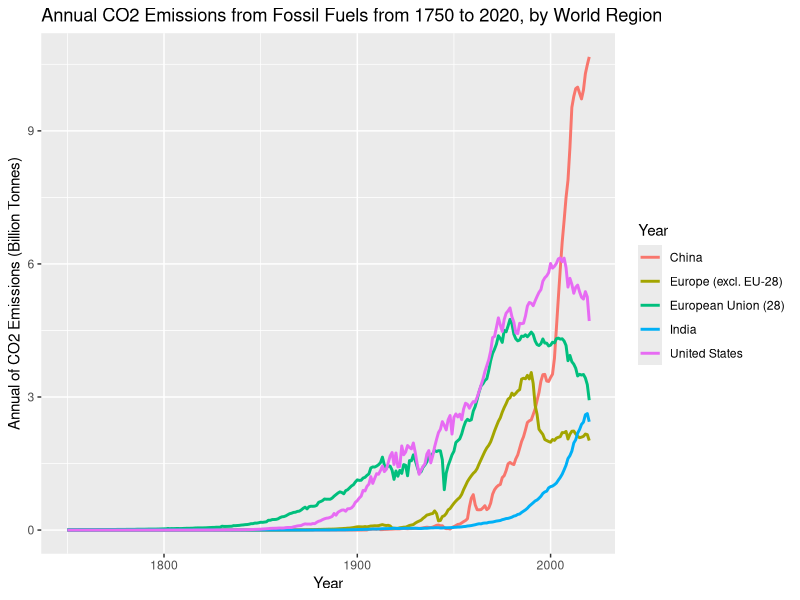
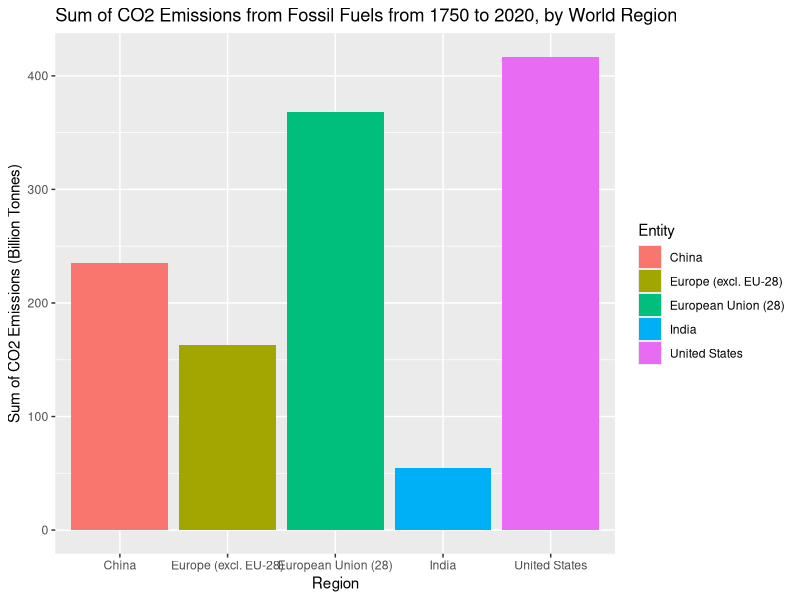
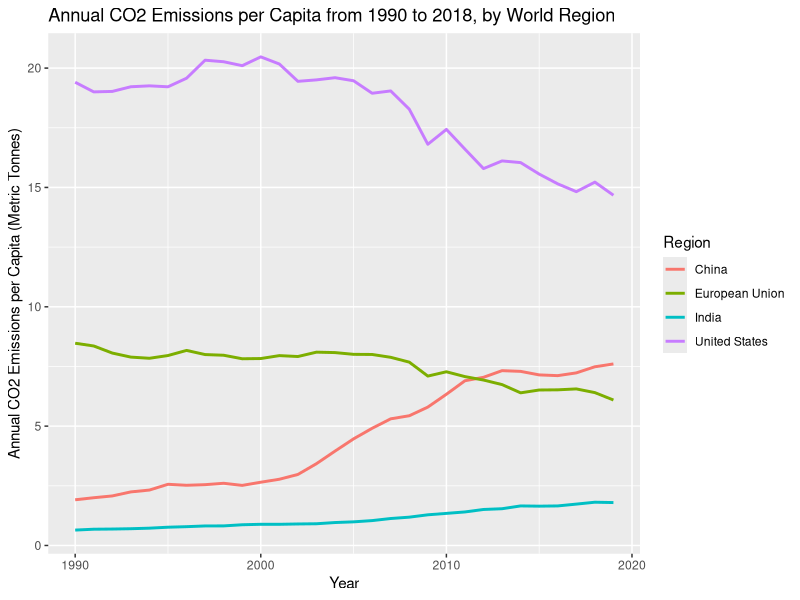
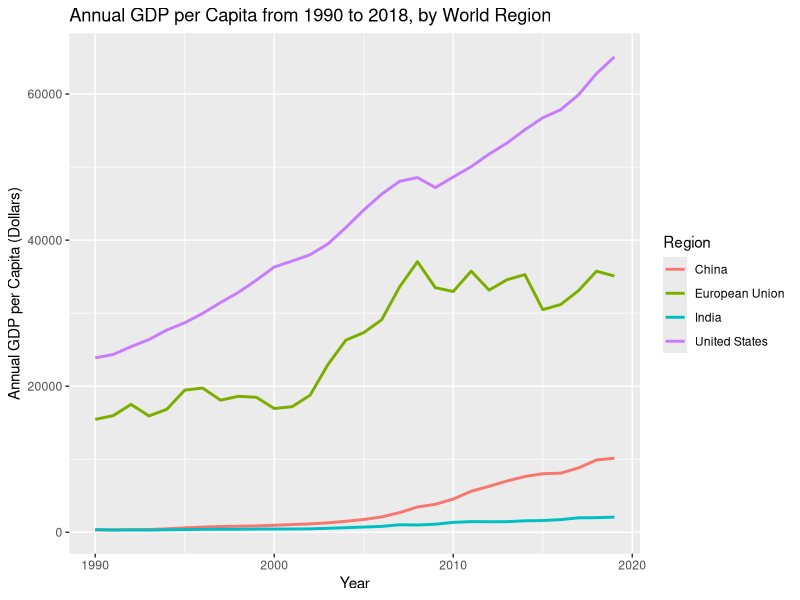
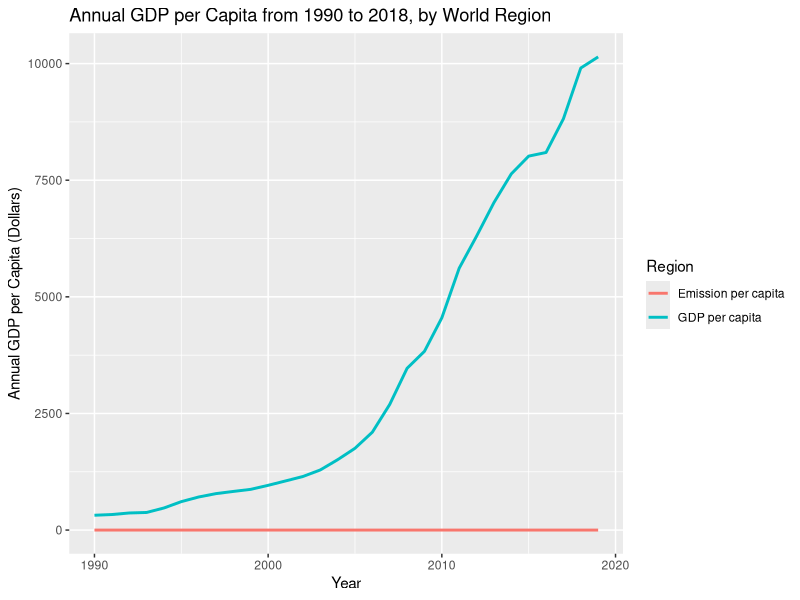
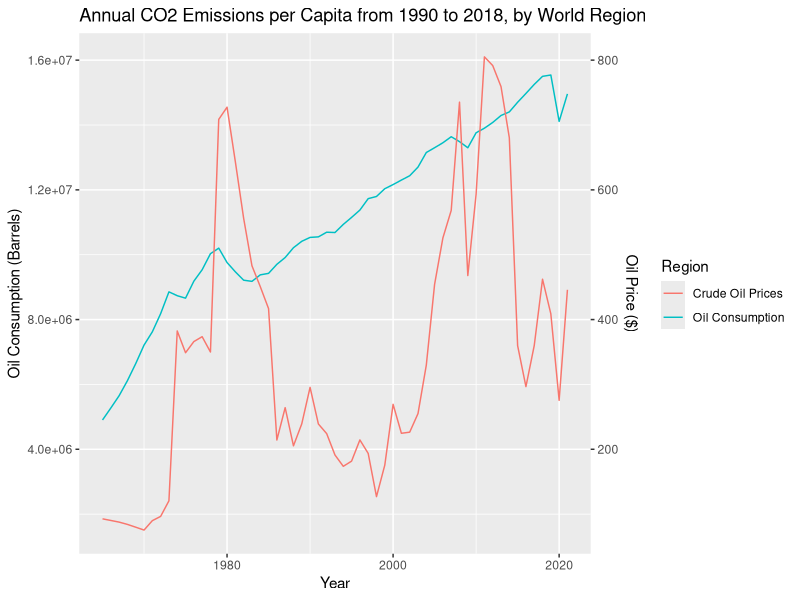

These charts were generated, in order, by the following R code:
packages <- c("tidyverse", "reshape2", "fauxnaif", "gganimate", "ggthemes",
              "stringr", "gridExtra", "gifski", "png", "ggrepel")
lapply(packages, require, character.only = TRUE)

emission <- read.csv("annual-co-emissions-by-region.csv")
target <- c('China','Europe (excl. EU-28)','European Union (28)','India','United States' )
emission %>% 
  group_by(Entity,Year)%>%
  filter(all(Entity %in% target))%>%
  ggplot(aes(y=Annual.CO2.emissions..zero.filled./10^9,x=Year, color=Entity))+
  labs(x="Year", y = "Annual of CO2 Emissions (Billion Tonnes)", 
       color="Year",
       title="Annual CO2 Emissions from Fossil Fuels from 1750 to 2020, by World Region")+
  geom_line(size=1)

emission %>% 
  group_by(Entity)%>%
  filter(all(Entity %in% target))%>%
  summarize(sum_ems=sum(Annual.CO2.emissions..zero.filled.),na.rm=T)%>%
  ggplot(aes(y=sum_ems/10^9,x=Entity,fill=Entity))+
  labs(x="Region", y = "Sum of CO2 Emissions (Billion Tonnes)", 
       color="Year",
       title="Sum of CO2 Emissions from Fossil Fuels from 1750 to 2020, by World Region")+
  geom_bar(stat='identity')

per_capita_target <- c('China','European Union','India','United States' )

per_capita_emission <- read.csv("emission_per_capita.csv")
per_capita_GDP <- read.csv("GDP_per_capita.csv")

drop <- c('Indicator.Name','Country.Code','Indicator.Code')
ems_country_data <- per_capita_emission[,!(names(per_capita_emission) %in% drop)]
ems_country_data_melt <- melt(ems_country_data, id='Country.Name')
ems_country_data_melt <- select(ems_country_data_melt, c("Country.Name","variable","value"))
names(ems_country_data_melt)[names(ems_country_data_melt) == "variable"] <- "Year"
names(ems_country_data_melt)[names(ems_country_data_melt) == "value"] <- "Emission_per_Capita"
ems_country_data_melt$Year = substr(ems_country_data_melt$Year,2,5)
ems_country_data_melt$Year = strtoi(ems_country_data_melt$Year)

gdp_country_data <- per_capita_GDP[,!(names(per_capita_GDP) %in% drop)]
gdp_country_data_melt <- melt(gdp_country_data, id='Country.Name')
gdp_country_data_melt <- select(gdp_country_data_melt, c("Country.Name","variable","value"))
names(gdp_country_data_melt)[names(gdp_country_data_melt) == "variable"] <- "Year"
names(gdp_country_data_melt)[names(gdp_country_data_melt) == "value"] <- "GDP_per_Capita"
gdp_country_data_melt$Year = substr(gdp_country_data_melt$Year,2,5)
gdp_country_data_melt$Year = strtoi(gdp_country_data_melt$Year)


per_capita_all <- merge(x=gdp_country_data_melt,y=ems_country_data_melt,by=c("Year","Country.Name"))

per_capita_all %>% 
  group_by(Country.Name,Year)%>%filter(all(Country.Name %in% per_capita_target))->res

per_capita_all %>% 
  group_by(Country.Name,Year)%>%
  filter(all(Country.Name %in% per_capita_target))%>%
  drop_na()%>%
  ggplot(aes(x=Year))+
  geom_line(aes(y=Emission_per_Capita,color=Country.Name),size=1)+
  labs(x="Year", y = "Annual CO2 Emissions per Capita (Metric Tonnes)", 
       color="Region",
       title="Annual CO2 Emissions per Capita from 1990 to 2018, by World Region")

per_capita_all %>% 
  group_by(Country.Name,Year)%>%
  filter(all(Country.Name %in% per_capita_target))%>%
  drop_na()%>%
  ggplot(aes(x=Year))+
  geom_line(aes(y=GDP_per_Capita,color=Country.Name),size=1)+
  labs(x="Year", y = "Annual GDP per Capita (Dollars)", 
       color="Region",
       title="Annual GDP per Capita from 1990 to 2018, by World Region")

per_capita_all %>% 
  group_by(Country.Name,Year)%>%
  filter(all(Country.Name=="China"))%>%
  drop_na()%>%
  ggplot(aes(x=Year))+
  geom_line(aes(y=GDP_per_Capita,color="GDP per capita"),size=1)+
  geom_line(aes(y=Emission_per_Capita/50,color="Emission per capita"),size=1)+
  labs(x="Year", y = "Annual GDP per Capita (Dollars)", 
       color="Region",
       title="Annual GDP per Capita from 1990 to 2018, by World Region")

oil_data <- read.csv("world-crude-oil-price-vs-oil-consumption.csv")
world_oil <- subset(oil_data,oil_data$Entity=='World')
coeff <- 2*10^4
world_oil %>%
  drop_na()%>%
  ggplot(aes(x=Year))+
  geom_line(aes(y=Oil.Consumption...Barrels,color='Oil Consumption'))+
  geom_line(aes(y=Oil...Crude.prices.since.1861..2021...*coeff,color='Crude Oil Prices'))+
  scale_y_continuous(
    name = "Oil Consumption (Barrels)",
    sec.axis = sec_axis(~ . / coeff,name="Oil Price ($)")
  ) + 
  labs(x="Year", y = "Annual CO2 Emissions per Capita (Metric Tonnes)", 
       color="Region",
       title="Annual CO2 Emissions per Capita from 1990 to 2018, by World Region")
